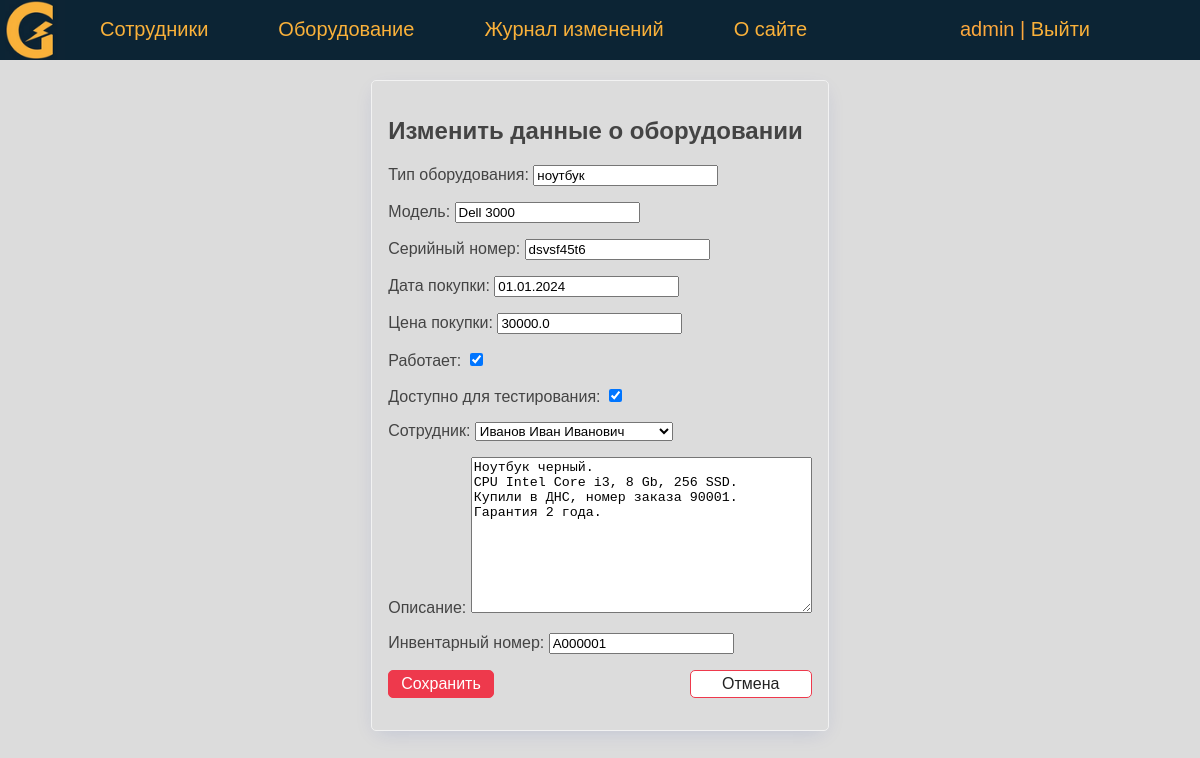
/equipment/13/update/ (signed in), run on an earlier commit of the app's database.
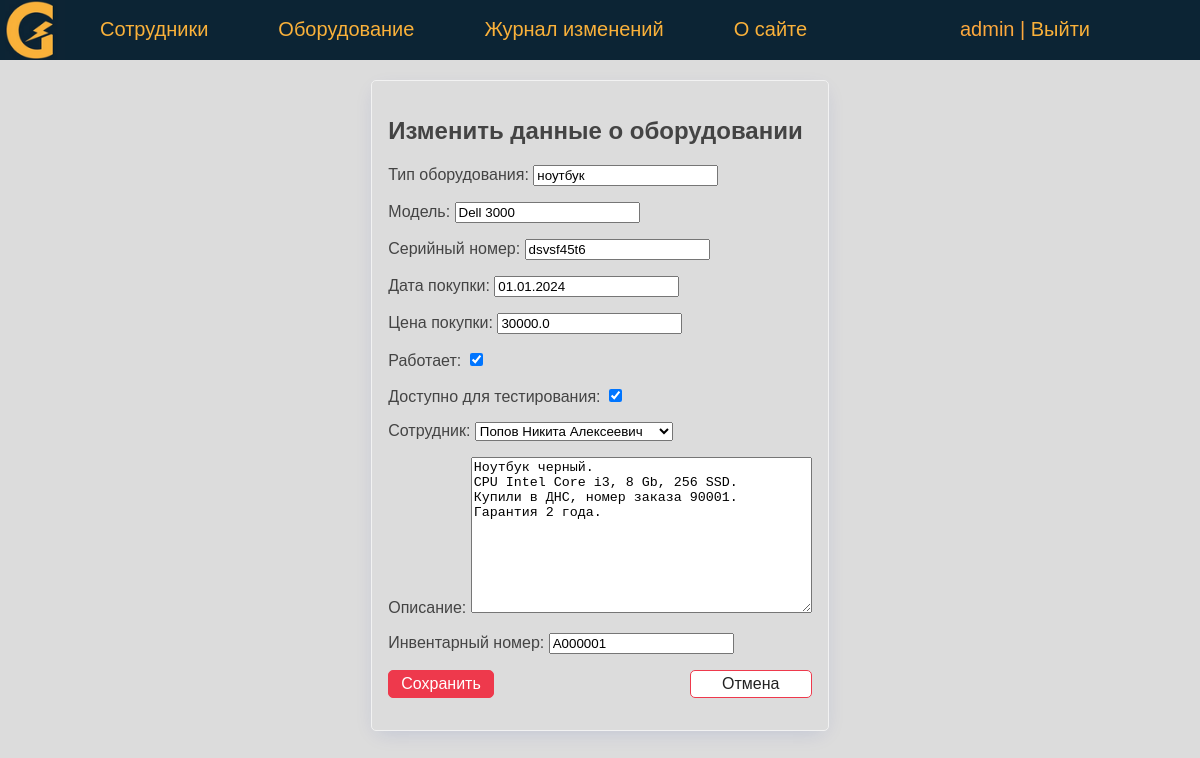
And on a later commit of the database.
### eqlog/models.py (models this page shows, shortened)
class Equipment(models.Model):
    type = models.CharField(verbose_name='Тип оборудования', max_length=50)
    model = models.CharField(verbose_name='Модель', max_length=50)
    serial_number = models.CharField(verbose_name='Серийный номер', max_length=50)
    id_number = models.CharField(verbose_name='Инвентарный номер', max_length=10, unique=True)
    sale_date = models.DateField(verbose_name='Дата покупки', default=date(2024, 1, 1))
    price = models.FloatField(verbose_name='Цена покупки', max_length=10)
    is_working = models.BooleanField(verbose_name='Работает', default=True)
    testing = models.BooleanField(verbose_name='Доступно для тестирования', default=False)
    description = models.TextField(verbose_name='Описание')
    created_at = models.DateTimeField(verbose_name='Дата создания', auto_now_add=True)
    updated_at = models.DateTimeField(verbose_name='Дата изменения', auto_now=True)
    person = models.ForeignKey('Person', on_delete=models.PROTECT, verbose_name='Сотрудник', related_name='get_equipments')
    slug = AutoSlugField(populate_from='id_number', max_length=255, unique=True, db_index=True)
    user = models.ForeignKey(User, verbose_name='Пользователь', on_delete=models.DO_NOTHING, null=True)
    objects = models.Manager()
    def get_absolute_url(self):
        return reverse('equipment', kwargs={'equip_slug': self.slug})
    class Meta:
        verbose_name = 'Оборудование'
        verbose_name_plural = 'Оборудование'
        ordering = ['type', 'model']

### eqlog/views.py (the view, shortened to what this page needs)
# urls.py: path('equipment/<int:pk>/update/', UpdateEquipment.as_view(), name='update_equipment'),
class UpdateEquipment(LoginRequiredMixin, DataMixin, UpdateView):
    model = Equipment
    form_class = AddEquipmentForm
    template_name = 'eqlog/update_equipment.html'
    context_object_name = 'eq'
    def get_context_data(self, **kwargs):
        context = super().get_context_data(**kwargs)
        c_def = self.get_user_context(title='Изменить данные о оборудовании')
        return {**context, **c_def}

### eqlog/forms.py
class AddEquipmentForm(forms.ModelForm):
    class Meta:
        model = Equipment
        fields = ['type', 'model', 'serial_number', 'sale_date', 'price', 'is_working', 'testing',
                  'person', 'description', 'id_number']
        widgets = {
                    "id_number": TextInput(attrs={"id": "in_number"}),
                }

### eqlog/models.py (called while the page is built)
    @property
    def fio(self):
        return f'{self.last_name} {self.first_name} {self.middle_name}'

    def __str__(self):
        return self.fio

### eqlog/utils.py (called while the page is built)
    def get_user_context(self, **kwargs):
        context = kwargs
        context['menu'] = menu
        return context

### eqlog/templates/eqlog/update_equipment.html (shortened to what this page needs)
{% extends 'eqlog/base.html' %}
{% block content %}
<div class="center">
    <form action="{% url 'update_equipment' eq.id %}" class="card" method="post" enctype="multipart/form-data">
        <h2> {{ title }} </h2>
        {{ form.as_p }}
        <p class="form-buttons">
            <input type="submit" class="btn btn-primary" value="Сохранить">
            <a href="{{ eq.get_absolute_url }}" class="btn btn-outline">Отмена</a>
        </p>
    </form>
</div>
{% endblock %}

What changed in the data, as far as the page shows it:
changed Equipment "ноутбук": person "Иванов Иван Иванович" → "Попов Никита Алексеевич"
